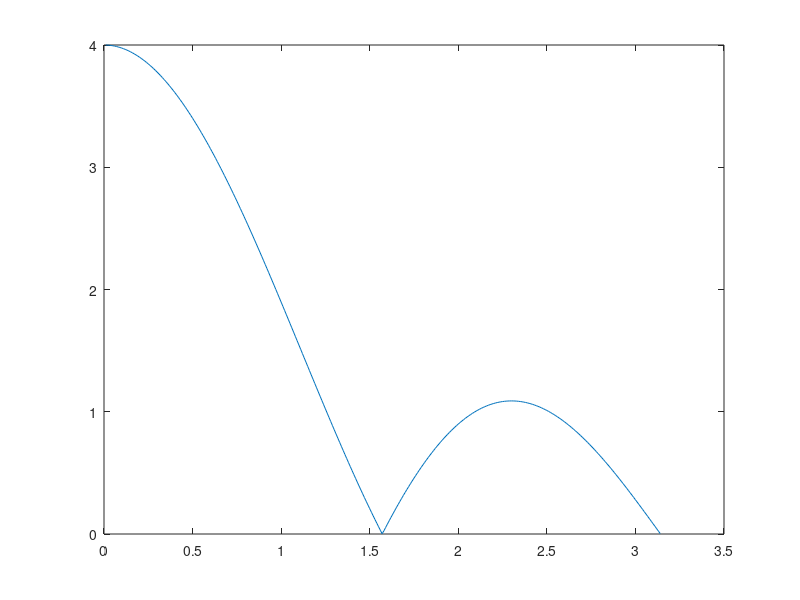
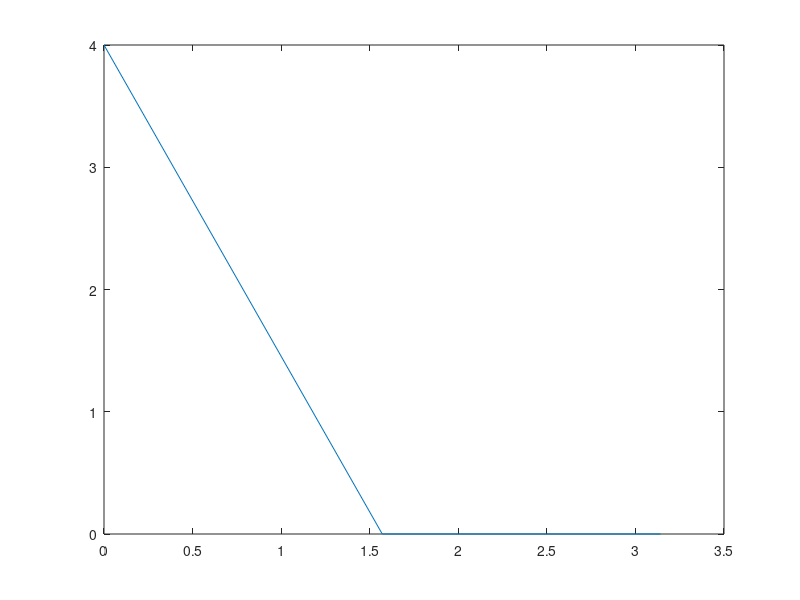
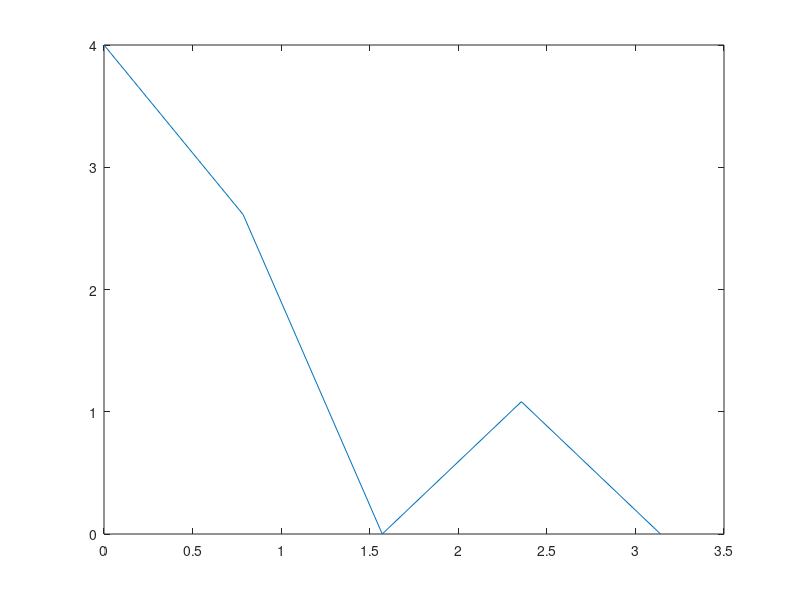
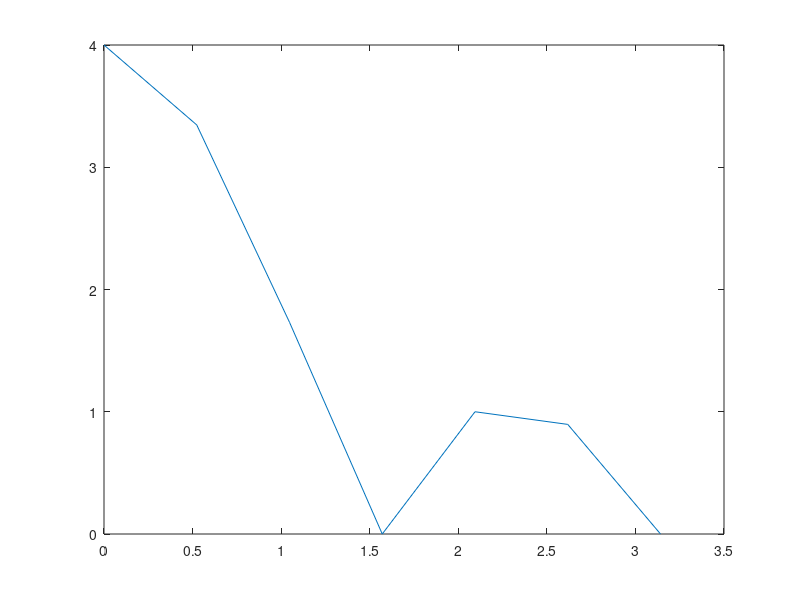

These charts were generated, in order, by the following MATLAB code:
function ss5()
fignum = 1;

%% %%%% P1 (optional)

x = [1, 2, -1, -2, 3, -3, 4, 0, 0];
y = [2, -2, 3, -3, 4, -4, 1, 1, 1];


%%%%%%%%%%%%%%%%%%%%%%
%% %%%% Problem 2

% %% part A
omega = 0.01:0.01:pi;
% find x[k]'s discrete fourier transform analyticaly.



% Part b
x1 = [ 1, 1, 1, 1 ];
X1_analytic = (1 - exp(-1i*4*omega)) ./ (1-exp(-1i*omega));

figure(fignum);
fignum = fignum + 1;
plot(omega, abs(X1_analytic));

fignum = P2(x1,fignum);


% Part c
x2 = ones(1,12);
X2_analytic = (1 - exp(-1i*length(x2)*omega)) ./ (1-exp(-1i*omega));

figure(fignum);
fignum = fignum + 1;
plot(omega, abs(X2_analytic));
title('X2 Analytic');

fignum = P2(x2,fignum);

% Part d
x3 = [1,2,3,4,5,4,3,2,1];
fignum = P2(x3, fignum);

%%%%%%%%%%%%%%%%%%%%%%%%%%
%% %%%% Problem 3

% (a) Ts=0.1
% XXX: adjust for Ts=0.01 for (b).
Ts = 0.1;
t0 = -2:Ts:-Ts;
t1=-1:Ts:-Ts;
t2=0:Ts:2;
t3=0:Ts:1;

xs = cell(4,1);
xs{1} = [t1+1 1-0.5*t2];
xs{2} = [ones(1,11) -1*ones(1,2)];
xs{3} = [2*t1+2 2-2*t3];
xs{4} = [ones(1,21) -1*ones(1,20)];

Ns = cell(size(xs));
Xs = cell(size(xs));
ks = cell(size(xs));
ws = cell(size(xs));

figure(fignum);
fignum = fignum + 1;
for i = 1:length(xs);
    Ns{i} = length(xs{i});
    Xs{i} = Ts*fft(xs{i}, Ns{i});
    ks{i} = 0:1:Ns{i}/2-1;
    ws{i} = (2*pi*ks{i}/Ns{i})/Ts;
    
    
   
    
    subplot(2,2,i);
    
    plot(ws{i},abs(Xs{i}(1:floor(Ns{i}/2))));
end


w = 0.1:0.1:30;
Xs{1} = 1./(1i.*w).*( exp(1i.*(w./2)).*sinc(w./(2*pi)) ...
    - exp(-1i.*w).*sinc(w./pi) );
%X2 = int(exp(-jwt),t,-1,0) + int((-1)*exp(-jwt),t,0,2) =
Xs{2} = -1./(1i.*w).*(1-exp(1i.*w)) ...
    + 1./(1i.*w).*(exp(-2i.*w)-1);
% % only need derivation for the following 2
Xs{3} = 2.*sinc(w./(2*pi)).^2;
Xs{4} = 4i.*w.*sinc(w./pi).^2;

figure(fignum);
fignum = fignum + 1;
for i = 1:length(xs);
    subplot(2,2,i);
    plot(w,Xs{i});
end



figure(fignum);
fignum = fignum + 1;
for i = 1:length(xs);
    subplot(2,2,i);
    k = 0:1:Ns{i} - 1;
    stem(k,xs{i});
    
end

% plot ffts and analiticals to compare. You don't need to plot
% iffts

% One other thing you can do if you want: you can do ifft for all 4
% and see if they match.
end

function fignum = P2(x, fignum)
    % %% part B
    Ns = [4, 8, 12, 16, 24, 32];

    Xs = cell(size(Ns));
    Oms = cell(size(Ns));
    for i = 1:length(Ns);
        Xs{i} = fft(x,Ns(i));
        Oms{i}= ( 0:1:Ns(i)/2 )*pi/(Ns(i)/2);
    end

    for i = 1:length(Xs);
        figure(fignum);
        fignum = fignum + 1;
        aX = abs(Xs{i});
        plot(Oms{i}, aX(1:Ns(i)/2+1));
    end

    xi = cell(size(Ns));
    for i = 1:length(Xs);
        xi{i} = ifft(Xs{i}, Ns(i));
    end

    for i = 1:length(xi);
        figure(fignum);
        fignum = fignum + 1;
        stem(xi{i});
        title(sprintf('ifft N=%d',Ns(i)));
    end
end
% EC to person who tells me what the spectrum of the signal
% in part D is.
% Just by looking at these numbers.
% 

